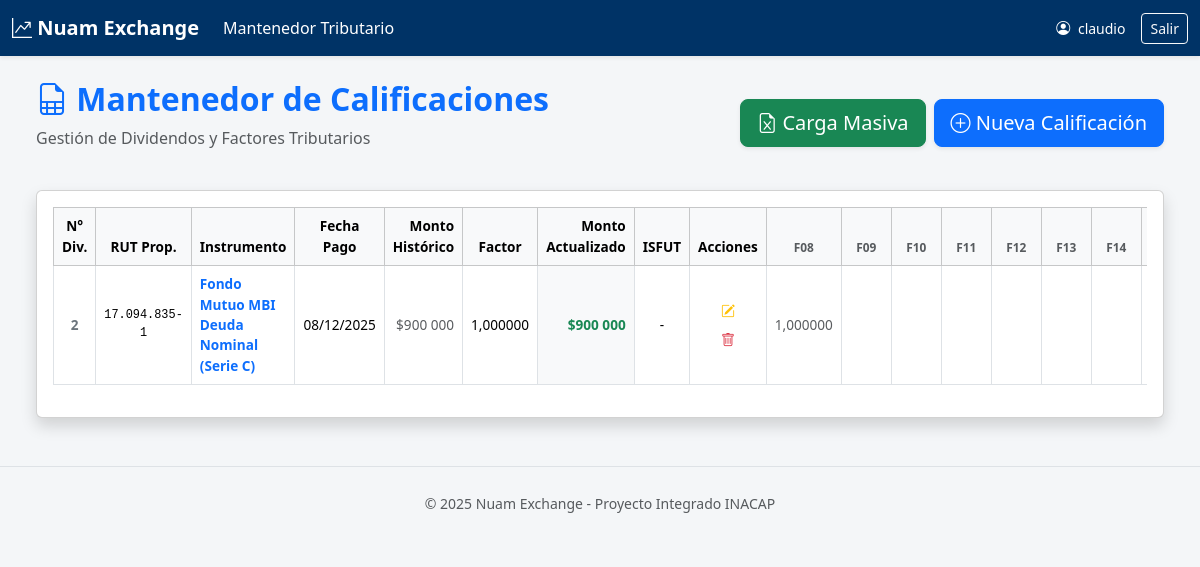
Page /mantenedor/ (signed in) on the earlier database version.
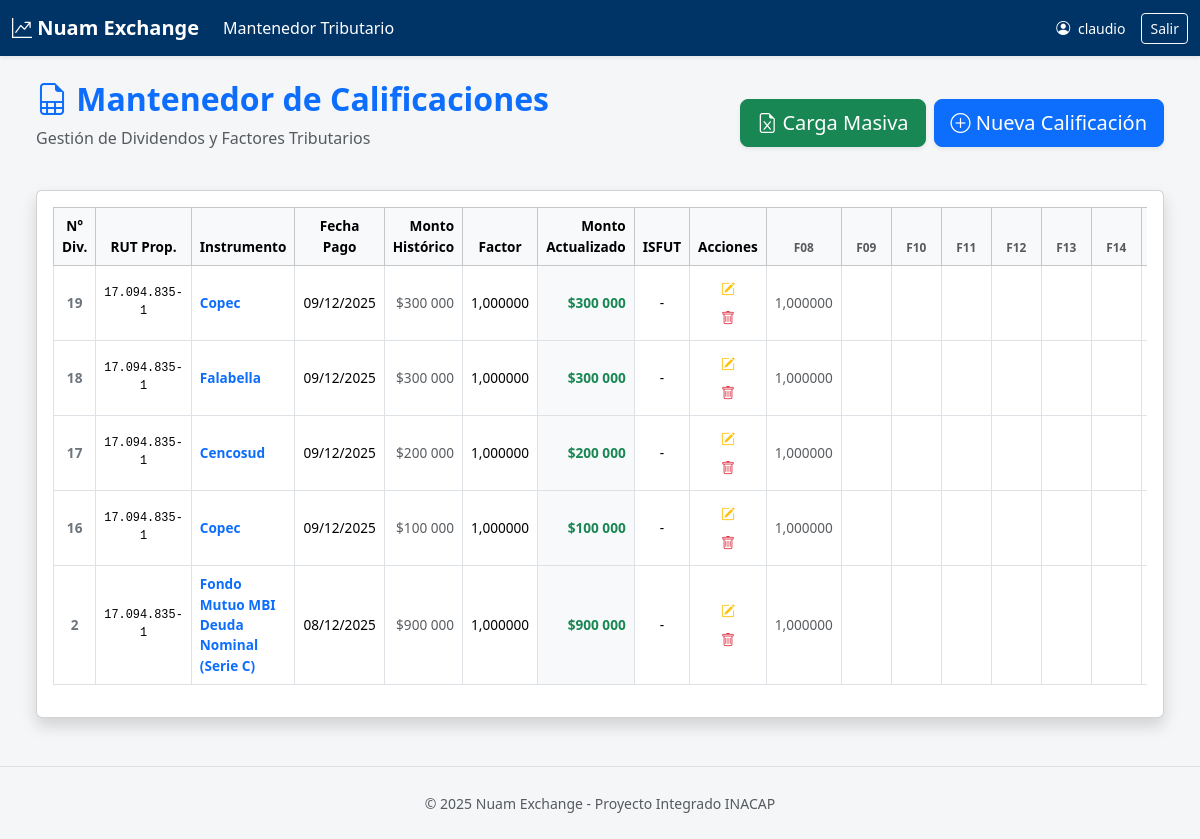
Same page on the later database version.
### core/models.py (models this page shows, shortened)
class CalificacionTributaria(models.Model):
    usuario = models.ForeignKey(User, on_delete=models.CASCADE)
    rut_propietario = models.CharField(
        max_length=12,
        verbose_name="RUT Propietario",
        default="0-0",
        help_text="RUT de la persona o empresa dueña del dividendo"
    )
    instrumento = models.ForeignKey(Instrumento, on_delete=models.CASCADE)
    ejercicio = models.IntegerField(default=2025)
    fecha_pago = models.DateField(null=True, blank=True)
    secuencia = models.IntegerField(default=0)
    es_isfut = models.BooleanField(default=False)
    factor_actualizacion = models.DecimalField(max_digits=10, decimal_places=6, default=1.0)
    descripcion = models.CharField(max_length=255, blank=True, null=True)
    es_isfut = models.BooleanField(default=False, verbose_name="Acogido a ISFUT/ISIFT")
    monto_historico = models.DecimalField(
        max_digits=20, decimal_places=2, default=0, verbose_name="Monto Histórico"
    )
    factor_actualizacion = models.DecimalField(
        max_digits=10, decimal_places=6, default=1.000000
    )
    monto_total = models.DecimalField(
        max_digits=20, decimal_places=2, default=0, verbose_name="Monto Actualizado"
    )
    OPCIONES_ORIGEN = [
        ('Corredor', 'Corredor'),
        ('Entidad Prestadora del Servicio', 'Entidad Prestadora del Servicio'),
    ]
    origen = models.CharField(
        max_length=50,
        choices=OPCIONES_ORIGEN,
        default="Corredor" # Por defecto, si ingresa manual, es el Corredor
    )
    factor_08 = models.DecimalField(max_digits=18, decimal_places=8, default=0)
    factor_09 = models.DecimalField(max_digits=18, decimal_places=8, default=0)
    factor_10 = models.DecimalField(max_digits=18, decimal_places=8, default=0)
    factor_11 = models.DecimalField(max_digits=18, decimal_places=8, default=0)
    factor_12 = models.DecimalField(max_digits=18, decimal_places=8, default=0)
    factor_13 = models.DecimalField(max_digits=18, decimal_places=8, default=0)
    factor_14 = models.DecimalField(max_digits=18, decimal_places=8, default=0)
    factor_15 = models.DecimalField(max_digits=18, decimal_places=8, default=0)
    factor_16 = models.DecimalField(max_digits=18, decimal_places=8, default=0)
    factor_17 = models.DecimalField(max_digits=18, decimal_places=8, default=0)
    factor_18 = models.DecimalField(max_digits=18, decimal_places=8, default=0)
    factor_19 = models.DecimalField(max_digits=18, decimal_places=8, default=0)
    factor_20 = models.DecimalField(max_digits=18, decimal_places=8, default=0)
    factor_20 = models.DecimalField(max_digits=18, decimal_places=8, default=0)
    factor_21 = models.DecimalField(max_digits=18, decimal_places=8, default=0)
    factor_22 = models.DecimalField(max_digits=18, decimal_places=8, default=0)
    factor_23 = models.DecimalField(max_digits=18, decimal_places=8, default=0)
    factor_24 = models.DecimalField(max_digits=18, decimal_places=8, default=0)
    factor_25 = models.DecimalField(max_digits=18, decimal_places=8, default=0)
    factor_26 = models.DecimalField(max_digits=18, decimal_places=8, default=0)
    factor_27 = models.DecimalField(max_digits=18, decimal_places=8, default=0)
    factor_28 = models.DecimalField(max_digits=18, decimal_places=8, default=0)
    factor_29 = models.DecimalField(max_digits=18, decimal_places=8, default=0)
    factor_30 = models.DecimalField(max_digits=18, decimal_places=8, default=0)
    factor_31 = models.DecimalField(max_digits=18, decimal_places=8, default=0)
    factor_32 = models.DecimalField(max_digits=18, decimal_places=8, default=0)
    factor_33 = models.DecimalField(max_digits=18, decimal_places=8, default=0)
    factor_34 = models.DecimalField(max_digits=18, decimal_places=8, default=0)
    factor_35 = models.DecimalField(max_digits=18, decimal_places=8, default=0)
    factor_36 = models.DecimalField(max_digits=18, decimal_places=8, default=0)
    factor_37 = models.DecimalField(max_digits=18, decimal_places=8, default=0)
    created_at = models.DateTimeField(auto_now_add=True)
    updated_at = models.DateTimeField(auto_now=True)

class Instrumento(models.Model):
    mercado = models.ForeignKey(Mercado, on_delete=models.CASCADE)
    codigo = models.CharField(max_length=50, unique=True)
    nombre = models.CharField(max_length=150)

### core/views.py (the view, shortened to what this page needs)
# urls.py: path('mantenedor/', views.mantenedor_view, name='mantenedor'),
@login_required
def mantenedor_view(request):
    if request.user.is_superuser:
        calificaciones = CalificacionTributaria.objects.all().order_by('-created_at')
    else:
        calificaciones = CalificacionTributaria.objects.filter(usuario=request.user).order_by('-created_at')
    q_mercado = request.GET.get('q_mercado')
    q_origen = request.GET.get('q_origen')
    q_ejercicio = request.GET.get('q_ejercicio')
    if q_mercado:
        calificaciones = calificaciones.filter(instrumento__mercado__nombre__icontains=q_mercado)
    if q_origen:
        calificaciones = calificaciones.filter(origen__iexact=q_origen)
    if q_ejercicio:
        calificaciones = calificaciones.filter(ejercicio=q_ejercicio)
    instrumentos = Instrumento.objects.all().order_by('codigo')
    max_id_dict = CalificacionTributaria.objects.aggregate(Max('id'))
    max_id = max_id_dict['id__max'] or 0
    proximo_id = max_id + 1
    grupos_certificado = obtener_configuracion_certificado()
    return render(request, 'core/mantenedor.html', {
        'calificaciones': calificaciones,
        'instrumentos': instrumentos,
        'grupos': grupos_certificado,
        'rango_factores': range(8, 38),
        'proximo_id': proximo_id
    })

### core/templatetags/custom_filters.py (called while the page is built)
@register.filter
def get_factor_value(obj, factor_number):
    field_name = f'factor_{int(factor_number):02d}'
    return getattr(obj, field_name, 0)

### core/templates/core/mantenedor.html (shortened to what this page needs)
{% extends 'core/base.html' %}
{% load static %}
{% load humanize %}
{% load custom_filters %}
{% block content %}
<div class="container-fluid mt-4">
    <div class="d-flex justify-content-between align-items-center mb-4">
        <div>
            <h2 class="fw-bold text-primary"><i class="bi bi-file-earmark-spreadsheet"></i> Mantenedor de Calificaciones</h2>
            <p class="text-muted">Gestión de Dividendos y Factores Tributarios</p>
        </div>
        <div class="d-flex gap-2">
            <button type="button" class="btn btn-success btn-lg shadow-sm" data-bs-toggle="modal" data-bs-target="#modalCargaMasiva">
                <i class="bi bi-file-earmark-excel"></i> Carga Masiva
            </button>
            <button type="button" class="btn btn-primary btn-lg shadow-sm" onclick="abrirModalCrear()">
                <i class="bi bi-plus-circle"></i> Nueva Calificación
            </button>
        </div>
    </div>
    <div class="card shadow mb-4">
        <div class="card-body">
            <div class="table-responsive">
                <table class="table table-hover table-bordered align-middle w-100" id="tablaCalificaciones" style="font-size: 0.85rem;">
                    <thead class="table-light sticky-header">
                        <tr>
                            <th class="text-center bg-light">N° Div.</th>
                            <th class="text-center">RUT Prop.</th>
                            <th class="text-start">Instrumento</th>
                            <th class="text-center">Fecha Pago</th>
                            <th class="text-end">Monto Histórico</th>
                            <th class="text-center">Factor</th>
                            <th class="text-end fw-bold bg-light">Monto Actualizado</th>
                            <th class="text-center">ISFUT</th>
                            <th class="text-center">Acciones</th>
                            {% for f_num in rango_factores %}
                                <th class="text-center small text-muted" style="min-width: 50px;">F{{ f_num|stringformat:"02d" }}</th>
                            {% endfor %}
                        </tr>
                    </thead>
                    <tbody>
                        {% for c in calificaciones %}
                        <tr>
                            <td class="text-center fw-bold text-secondary">{{ c.id }}</td>
                            <td class="text-center font-monospace small">{{ c.rut_propietario }}</td>
                            <td class="fw-bold text-primary" title="Código: {{ c.instrumento.codigo }}">
                                {{ c.instrumento.nombre }}
                            </td>
                            <td class="text-center">{{ c.fecha_pago|date:"d/m/Y" }}</td>
                            <td class="text-end text-muted">${{ c.monto_historico|floatformat:0|intcomma }}</td>
                            <td class="text-center">{{ c.factor_actualizacion|floatformat:6 }}</td>
                            <td class="text-end text-success fw-bold bg-light">${{ c.monto_total|floatformat:0|intcomma }}</td>
                            <td class="text-center">{% if c.es_isfut %}<span class="badge bg-success">SI</span>{% else %}-{% endif %}</td>
                            <td class="text-center">
                                <button type="button" class="btn btn-sm btn-outline-warning border-0 btn-editar"
                                        data-id="{{ c.id }}"
                                        data-rut="{{ c.rut_propietario }}"
                                        data-instrumento="{{ c.instrumento.id }}"
                                        data-ejercicio="{{ c.ejercicio }}"
                                        data-fecha="{{ c.fecha_pago|date:'Y-m-d' }}"
                                        data-monto-hist="{{ c.monto_historico|stringformat:'f' }}"
                                        data-monto-total="{{ c.monto_total|stringformat:'f' }}"
                                        data-factor-act="{{ c.factor_actualizacion|stringformat:'f' }}"
                                        data-descripcion="{{ c.descripcion }}"
                                        data-secuencia="{{ c.secuencia }}"
                                        data-isfut="{{ c.es_isfut|yesno:'true,false' }}"
                                        data-factores='{ {% for f in rango_factores %}"f{{ f|stringformat:"02d" }}": {{ c|get_factor_value:f|default:0|stringformat:"f" }}{% if not forloop.last %}, {% endif %}{% endfor %} }'>
                                    <i class="bi bi-pencil-square"></i>
                                </button>
                                <button class="btn btn-sm btn-outline-danger border-0" onclick="eliminarRegistro('{{ c.id }}')"><i class="bi bi-trash"></i></button>
                            </td>
                            {% for f_num in rango_factores %}
                                <td class="text-end text-muted">{{ c|get_factor_value:f_num|default:"-"|floatformat:6 }}</td>
                            {% endfor %}
                        </tr>
                        {% empty %}
                        <tr><td colspan="45" class="text-center py-5">No hay registros.</td></tr>
                        {% endfor %}
                    </tbody>
                </table>
            </div>
        </div>
    </div>
</div>
{% endblock %}

### core/templates/core/base.html (shortened to what this page needs)
{% load static %}
<!DOCTYPE html>
<html lang="es">
<head>
    <link href="https://cdn.jsdelivr.net/npm/bootstrap@5.3.3/dist/css/bootstrap.min.css" rel="stylesheet">
    <link rel="stylesheet" href="https://cdn.jsdelivr.net/npm/bootstrap-icons@1.11.3/font/bootstrap-icons.min.css">
</head>
<body>
    <nav class="navbar navbar-expand-lg navbar-dark navbar-nuam mb-4 shadow-sm">
        <div class="container-fluid">
            <a class="navbar-brand fw-bold" href="{% url 'mantenedor' %}">
                <i class="bi bi-graph-up-arrow"></i> Nuam Exchange
            </a>
            <div class="collapse navbar-collapse" id="navbarNav">
                <ul class="navbar-nav me-auto">
                    <li class="nav-item">
                        <a class="nav-link active" href="{% url 'mantenedor' %}">Mantenedor Tributario</a>
                    </li>
                </ul>
                <div class="d-flex align-items-center gap-3 ms-auto">
                    {% if user.is_authenticated %}
                        <span class="navbar-text text-white small">
                            <i class="bi bi-person-circle me-1"></i>
                            {{ user.username }}
                        </span>
                        <a href="{% url 'logout' %}" class="btn btn-outline-light btn-sm">
                            Salir
                        </a>
                    {% else %}
                        <span class="navbar-text text-white small">
                            No autenticado
                        </span>
                    {% endif %}
                </div>
            </div>
        </div>
    </nav>
    <div class="container-fluid px-4">
        {% block content %}
        {% endblock %}
    </div>
    <footer class="text-center py-4 text-muted mt-5 border-top">
        <small>&copy; 2025 Nuam Exchange - Proyecto Integrado INACAP</small>
    </footer>
</body>
</html>

### core/templates/core/base.html (style rules this page uses)
body { background-color: #F4F6F8; font-family: 'Segoe UI', Tahoma, Geneva, Verdana, sans-serif; }
.navbar-nuam { background-color: #003366; }

Differences in the rows shown:
added CalificacionTributaria: id "19", rut_propietario "17.094.835-1", instrumento.nombre "Copec", fecha_pago "09/12/2025", monto_historico "300 000", factor_actualizacion "1,000000", monto_total "300 000", rango_factores "1,000000"
added CalificacionTributaria: id "18", rut_propietario "17.094.835-1", instrumento.nombre "Falabella", fecha_pago "09/12/2025", monto_historico "300 000", factor_actualizacion "1,000000", monto_total "300 000", rango_factores "1,000000"
added CalificacionTributaria: id "17", rut_propietario "17.094.835-1", instrumento.nombre "Cencosud", fecha_pago "09/12/2025", monto_historico "200 000", factor_actualizacion "1,000000", monto_total "200 000", rango_factores "1,000000"
added CalificacionTributaria: id "16", rut_propietario "17.094.835-1", instrumento.nombre "Copec", fecha_pago "09/12/2025", monto_historico "100 000", factor_actualizacion "1,000000", monto_total "100 000", rango_factores "1,000000"
